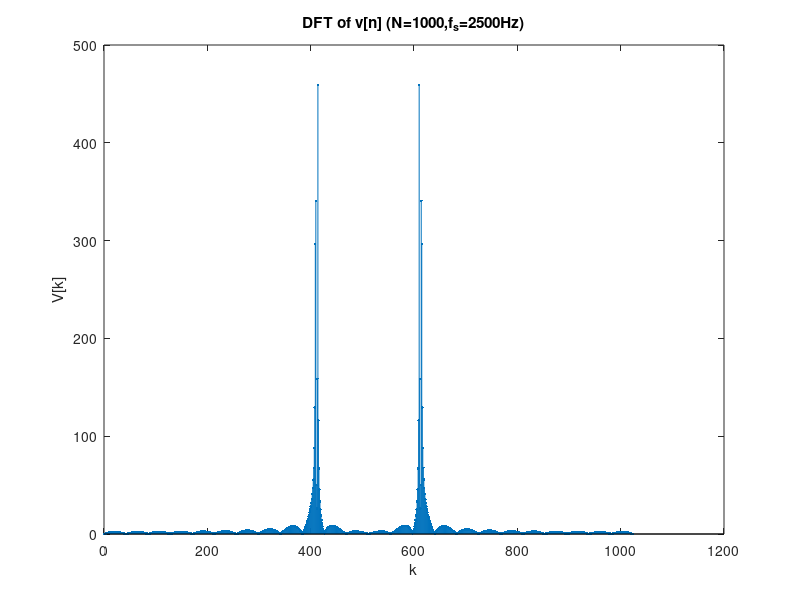
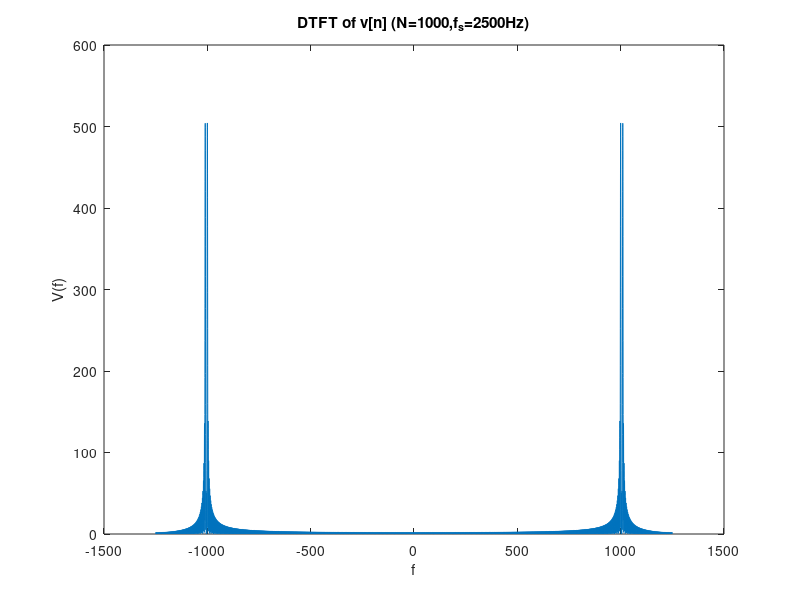
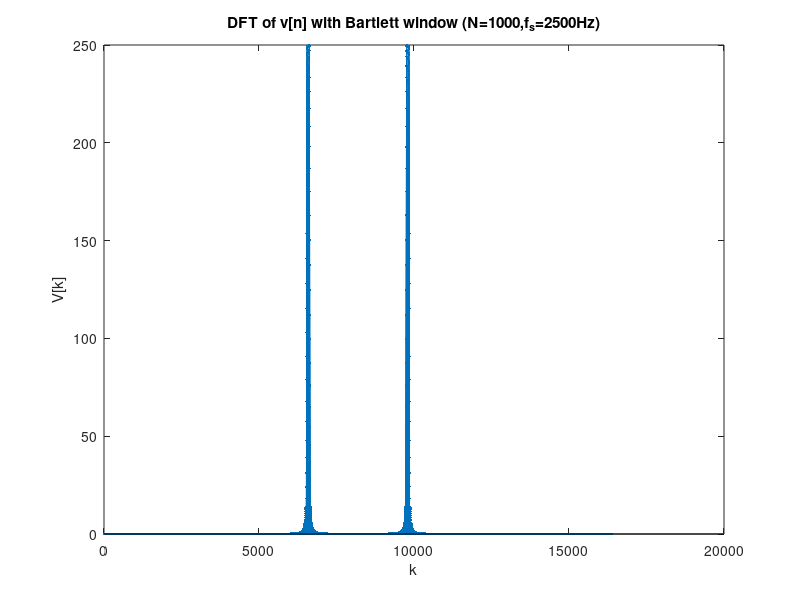
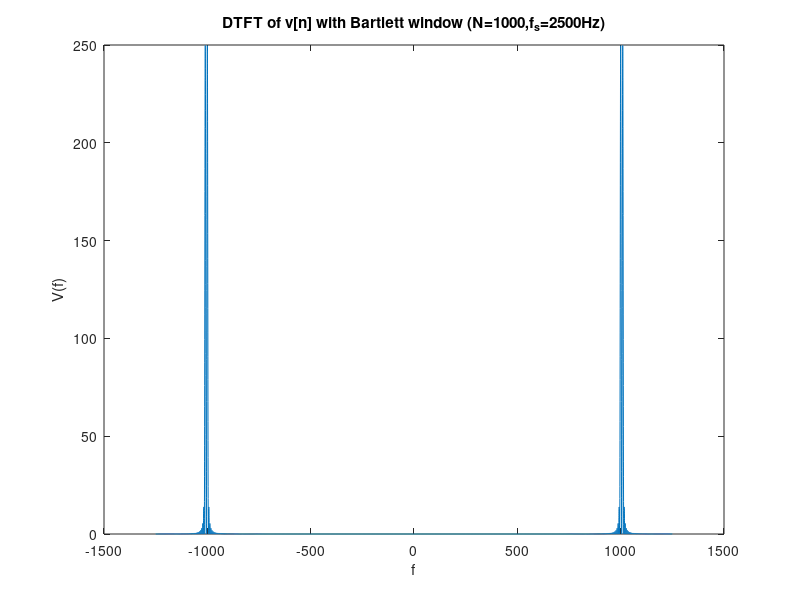

The MATLAB source for these figures, in order:
clc;
clear;
close;

f1 = 1*10^3;
f2 = 1.01*10^3;
fs = 2500;
T = 1/fs;
N = 1000;
n = 0:N-1;
vn = cos(2*pi*f1*n*T)+cos(2*pi*f2*n*T);
N_fft = 2^nextpow2(N);
V = fft(vn,N_fft);
figure(1);
stem(0:N_fft-1,abs(V),'.');
title('DFT of v[n] (N=1000,f_s=2500Hz)');
xlabel('k'); ylabel('V[k]');

N_fft = 16*2^nextpow2(N);
V = fft(vn,N_fft);
figure(2);
plot((-N_fft/2:N_fft/2-1)*fs/N_fft,abs(fftshift(V)));
title('DTFT of v[n] (N=1000,f_s=2500Hz)');
xlabel('f'); ylabel('V(f)');

w = bartlett(N)';
V_b = fft(vn.*w,N_fft);
figure(3);
stem(0:N_fft-1,abs(V_b),'.');
title('DFT of v[n] with Bartlett window (N=1000,f_s=2500Hz)');
xlabel('k'); ylabel('V[k]');

V_b = fft(vn.*w,N_fft);
figure(4);
plot((-N_fft/2:N_fft/2-1)*fs/N_fft,abs(fftshift(V_b)));
title('DTFT of v[n] with Bartlett window (N=1000,f_s=2500Hz)');
xlabel('f'); ylabel('V(f)');